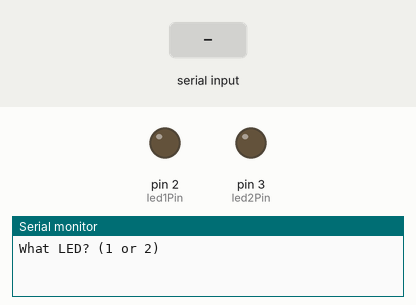
Recording of a sketch running on a simulated Arduino Uno, built with avr-gcc and run on an emulated ATmega328P. Shown: output pins drawn as LEDs (lit = HIGH), the last lines printed to the serial monitor. Inputs (shaded band) come from the test bench.

Above: at 2.2 s.
2.3 s: "90,45\n" received over Serial
3.8 s: "1\n" received over Serial
5.3 s: "30,150\n" received over Serial
At 8.8 s:
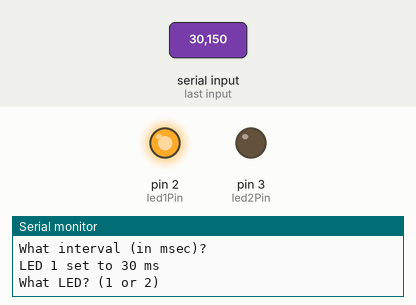
Timing chart, 0 to 14.3 s (numbered marks = the images above; inputs shaded):
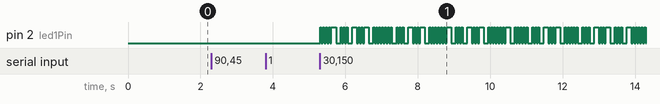

The sketch:

RoundRobinAsyncLights.ino
```cpp
//Project 2: Async lights with RoundRobin

// ---------- LED 1 ----------
const int led1Pin = 2;
unsigned long LED1Interval = 0;
unsigned long LED1PrevTime = 0;
bool LED1State = LOW;

// ---------- LED 2 ----------
const int led2Pin = 3;
unsigned long LED2Interval = 0;
unsigned long LED2PrevTime = 0;
bool LED2State = LOW;

// ---------- Serial Input ----------
String inputString = "";
bool inputComplete = false;

// ---------- State Variables ----------
String question = "What LED? (1 or 2)";
int stage = 0;          // 0: Ask LED, 1: Ask interval
int selectedLED = 1;

// ---------- Function Declarations ----------
void task_blinkLED1();
void task_blinkLED2();
void task_handleSerial();

// ---------- Function Pointer Array (Cyclic Executive) ----------
typedef void (*TaskFunction)();
TaskFunction taskList[] = {task_blinkLED1, task_blinkLED2, task_handleSerial};
const int NUM_TASKS = sizeof(taskList) / sizeof(taskList[0]);


// Setup
void setup() {
  delay(1000);

  pinMode(led1Pin, OUTPUT);
  pinMode(led2Pin, OUTPUT);
  digitalWrite(led1Pin, LOW);
  digitalWrite(led2Pin, LOW);

  Serial.begin(9600);
  while (!Serial) { ; } // Wait for serial connection (some boards)

  Serial.println(question);
}

// Main Loop: Cyclic Executive (Round-Robin)
void loop() {
  static int currentTask = 0;
  // Call the current task
  taskList[currentTask]();

  // Move to next task (round robin)
  currentTask = (currentTask + 1) % NUM_TASKS;
}


//Blink LED 1
void task_blinkLED1() {
  unsigned long currentMillis = millis();
  if (LED1Interval > 0 && currentMillis - LED1PrevTime >= LED1Interval) {
    LED1PrevTime = currentMillis;
    LED1State = !LED1State;
    digitalWrite(led1Pin, LED1State);
  }
}


// Blink LED 2
void task_blinkLED2() {
  unsigned long currentMillis = millis();
  if (LED2Interval > 0 && currentMillis - LED2PrevTime >= LED2Interval) {
    LED2PrevTime = currentMillis;
    LED2State = !LED2State;
    digitalWrite(led2Pin, LED2State);
  }
}


// Task 3: Handle Serial Input (polled, not interrupt-driven)
void task_handleSerial() {
  while (Serial.available()) {
    char inChar = (char)Serial.read();

    // Process newline or carriage return as end of input
    if (inChar == '\n' || inChar == '\r') {
      inputString.trim();
      if (inputString.length() > 0) {
        processInput(inputString);
      }
      inputString = "";
    }
    // Only add printable characters
    else if (isPrintable(inChar)) {
      inputString += inChar;
    }
  }
}


// User Input
void processInput(String input) {
  input.trim();

  if (stage == 0) {
    int ledNum = input.toInt();
    if (ledNum == 1 || ledNum == 2) {
      selectedLED = ledNum;
      stage = 1;
      Serial.println("What interval (in msec)?");
    } else {
      Serial.println("Invalid LED. Enter 1 or 2.");
    }
  }
  else if (stage == 1) {
    int interval = input.toInt();
    if (interval > 0) {
      if (selectedLED == 1) {
        LED1Interval = interval;
      } else if (selectedLED == 2) {
        LED2Interval = interval;
      }

      // Feedback to user
      Serial.print("LED ");
      Serial.print(selectedLED);
      Serial.print(" set to ");
      Serial.print(interval);
      Serial.println(" ms");

      Serial.println(question);
      stage = 0;
    } else {
      Serial.println("Invalid interval. Try again.");
    }
  }
}
```
